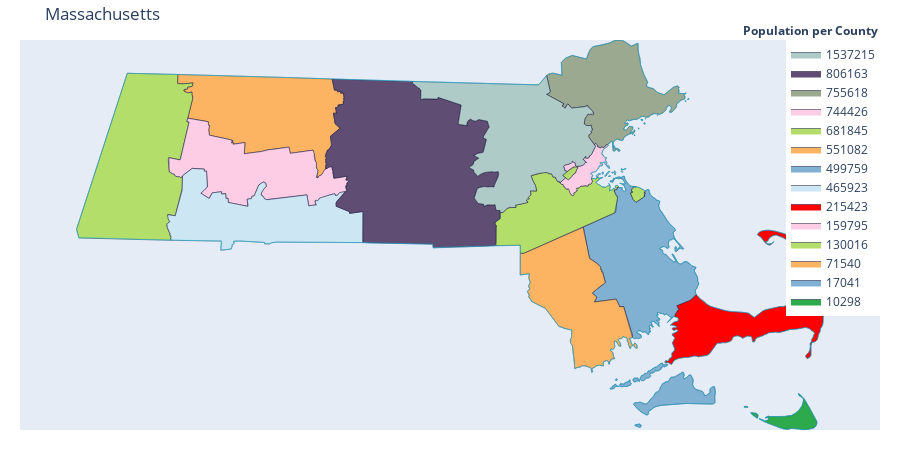

Source (notebook cell):
### Code cell
import plotly.figure_factory as ff
import pandas as pd

from plotly.offline import iplot

scope=['Massachusetts']
df=pd.read_csv('us population.csv')
df_new=df[df['STNAME'].isin(scope)]
values=df_new['TOT_POP'].tolist()
fips=df_new['FIPS'].tolist()

#you can also not give colorscale & still get result but in same color in different shades
colorscale = ["#2daa4b", "#80b1d3", "#fdb462", "#b3de69", "#fccde5", "#ff0000", "#cce6f4",
              "#80b1d3", "#fdb462", "#b3de69", "#fccde5", "#9ba991", "#604d74", "#afcbc7",
              "#80b1d3", "#fdb462", "#b3de69", "#fccde5", "#f0c800", "#387e75", "#fce7e7",
              "#8dd3c7", "#ffffb3", "#bebada", "#fb8072", "#00778b", "#1d2d43", "#460606",
              "#8dd3c7", "#ffffb3", "#bebada", "#fb8072", "#af3205", "#436e6f", "#f6a2a2",
              "#d9d9d9", "#bc80bd", "#ccebc5", "#ffed6f", "#5a3791", "#1d2d43", "#0068a0",
              "#d9d9d9", "#bc80bd", "#ccebc5", "#ffed6f", "#f6c4d2", "#675974", "#bb1212",
              "#d9d9d9", "#bc80bd", "#ccebc5", "#ffed6f", "#ffd03e", "#4f5573", "#327169",
              "#3697dd", "#8dd3c7", "#ffffb3", "#bebada", "#fb8072", "#ea1717", "#66b4de",]

fig=ff.create_choropleth(
    fips=fips,
    values=values,
    scope=scope,
    colorscale=colorscale,
    round_legend_values=True,
    simplify_county=0,
    simplify_state=0,
    county_outline={'color':'rgb(15,15,55)','width':0.5},
    state_outline={'width':0.5},
    legend_title='Population per County',
    title='Massachusetts'
    )

iplot(fig)

### Figure 1 — Plotly figure (JSON) as saved in the notebook; plotly's stock layout.template omitted (floating-point values rounded to 4 significant figures; data arrays with more than 128 entries replaced by an {"elided": "..."} marker saying what was removed)
{"data": [{"fill": "toself", "fillcolor": "#2daa4b", "hoverinfo": "none", "line": {"color": "rgb(15,15,55)", "width": 0.5}, "mode": "lines", "name": "10298", "type": "scatter", "x": {"elided": "162 float values"}, "y": {"elided": "162 float values"}}, {"fill": "toself", "fillcolor": "#80b1d3", "hoverinfo": "none", "line": {"color": "rgb(15,15,55)", "width": 0.5}, "mode": "lines", "name": "17041", "type": "scatter", "x": {"elided": "327 float values"}, "y": {"elided": "327 float values"}}, {"fill": "toself", "fillcolor": "#fdb462", "hoverinfo": "none", "line": {"color": "rgb(15,15,55)", "width": 0.5}, "mode": "lines", "name": "71540", "type": "scatter", "x": {"elided": "318 float values"}, "y": {"elided": "318 float values"}}, {"fill": "toself", "fillcolor": "#b3de69", "hoverinfo": "none", "line": {"color": "rgb(15,15,55)", "width": 0.5}, "mode": "lines", "name": "130016", "type": "scatter", "x": {"elided": "181 float values"}, "y": {"elided": "181 float values"}}, {"fill": "toself", "fillcolor": "#fccde5", "hoverinfo": "none", "line": {"color": "rgb(15,15,55)", "width": 0.5}, "mode": "lines", "name": "159795", "type": "scatter", "x": {"elided": "331 float values"}, "y": {"elided": "331 float values"}}, {"fill": "toself", "fillcolor": "#ff0000", "hoverinfo": "none", "line": {"color": "rgb(15,15,55)", "width": 0.5}, "mode": "lines", "name": "215423", "type": "scatter", "x": {"elided": "496 float values"}, "y": {"elided": "496 float values"}}, {"fill": "toself", "fillcolor": "#cce6f4", "hoverinfo": "none", "line": {"color": "rgb(15,15,55)", "width": 0.5}, "mode": "lines", "name": "465923", "type": "scatter", "x": {"elided": "255 float values"}, "y": {"elided": "255 float values"}}, {"fill": "toself", "fillcolor": "#80b1d3", "hoverinfo": "none", "line": {"color": "rgb(15,15,55)", "width": 0.5}, "mode": "lines", "name": "499759", "type": "scatter", "x": {"elided": "572 float values"}, "y": {"elided": "572 float values"}}, {"fill": "toself", "fillcolor": "#fdb462", "hoverinfo": "none", "line": {"color": "rgb(15,15,55)", "width": 0.5}, "mode": "lines", "name": "551082", "type": "scatter", "x": {"elided": "366 float values"}, "y": {"elided": "366 float values"}}, {"fill": "toself", "fillcolor": "#b3de69", "hoverinfo": "none", "line": {"color": "rgb(15,15,55)", "width": 0.5}, "mode": "lines", "name": "681845", "type": "scatter", "x": {"elided": "464 float values"}, "y": {"elided": "464 float values"}}, {"fill": "toself", "fillcolor": "#fccde5", "hoverinfo": "none", "line": {"color": "rgb(15,15,55)", "width": 0.5}, "mode": "lines", "name": "744426", "type": "scatter", "x": {"elided": "454 float values"}, "y": {"elided": "454 float values"}}, {"fill": "toself", "fillcolor": "#9ba991", "hoverinfo": "none", "line": {"color": "rgb(15,15,55)", "width": 0.5}, "mode": "lines", "name": "755618", "type": "scatter", "x": {"elided": "585 float values"}, "y": {"elided": "585 float values"}}, {"fill": "toself", "fillcolor": "#604d74", "hoverinfo": "none", "line": {"color": "rgb(15,15,55)", "width": 0.5}, "mode": "lines", "name": "806163", "type": "scatter", "x": {"elided": "415 float values"}, "y": {"elided": "415 float values"}}, {"fill": "toself", "fillcolor": "#afcbc7", "hoverinfo": "none", "line": {"color": "rgb(15,15,55)", "width": 0.5}, "mode": "lines", "name": "1537215", "type": "scatter", "x": {"elided": "498 float values"}, "y": {"elided": "498 float values"}}, {"hoverinfo": "text", "legendgroup": "centroids", "marker": {"color": "white", "opacity": 0}, "mode": "markers", "name": "US Counties", "selected": {"marker": {"color": "white", "opacity": 1, "size": 3}}, "showlegend": false, "text": ["County: Suffolk<br>State: Massachusetts<br>FIPS: 25025<br>Value: 744426", "County: Suffolk<br>State: Massachusetts<br>FIPS: 25025<br>Value: 744426", "County: Suffolk<br>State: Massachusetts<br>FIPS: 25025<br>Value: 744426", "County: Suffolk<br>State: Massachusetts<br>FIPS: 25025<br>Value: 744426", "County: Suffolk<br>State: Massachusetts<br>FIPS: 25025<br>Value: 744426", "County: Suffolk<br>State: Massachusetts<br>FIPS: 25025<br>Value: 744426", "County: Suffolk<br>State: Massachusetts<br>FIPS: 25025<br>Value: 744426", "County: Suffolk<br>State: Massachusetts<br>FIPS: 25025<br>Value: 744426", "County: Plymouth<br>State: Massachusetts<br>FIPS: 25023<br>Value: 499759", "County: Plymouth<br>State: Massachusetts<br>FIPS: 25023<br>Value: 499759", "County: Plymouth<br>State: Massachusetts<br>FIPS: 25023<br>Value: 499759", "County: Plymouth<br>State: Massachusetts<br>FIPS: 25023<br>Value: 499759", "County: Plymouth<br>State: Massachusetts<br>FIPS: 25023<br>Value: 499759", "County: Plymouth<br>State: Massachusetts<br>FIPS: 25023<br>Value: 499759", "County: Plymouth<br>State: Massachusetts<br>FIPS: 25023<br>Value: 499759", "County: Norfolk<br>State: Massachusetts<br>FIPS: 25021<br>Value: 681845", "County: Norfolk<br>State: Massachusetts<br>FIPS: 25021<br>Value: 681845", "County: Norfolk<br>State: Massachusetts<br>FIPS: 25021<br>Value: 681845", "County: Nantucket<br>State: Massachusetts<br>FIPS: 25019<br>Value: 10298", "County: Nantucket<br>State: Massachusetts<br>FIPS: 25019<br>Value: 10298", "County: Nantucket<br>State: Massachusetts<br>FIPS: 25019<br>Value: 10298", "County: Essex<br>State: Massachusetts<br>FIPS: 25009<br>Value: 755618", "County: Essex<br>State: Massachusetts<br>FIPS: 25009<br>Value: 755618", "County: Essex<br>State: Massachusetts<br>FIPS: 25009<br>Value: 755618", "County: Essex<br>State: Massachusetts<br>FIPS: 25009<br>Value: 755618", "County: Essex<br>State: Massachusetts<br>FIPS: 25009<br>Value: 755618", "County: Essex<br>State: Massachusetts<br>FIPS: 25009<br>Value: 755618", "County: Essex<br>State: Massachusetts<br>FIPS: 25009<br>Value: 755618", "County: Essex<br>State: Massachusetts<br>FIPS: 25009<br>Value: 755618", "County: Essex<br>State: Massachusetts<br>FIPS: 25009<br>Value: 755618", "County: Essex<br>State: Massachusetts<br>FIPS: 25009<br>Value: 755618", "County: Dukes<br>State: Massachusetts<br>FIPS: 25007<br>Value: 17041", "County: Dukes<br>State: Massachusetts<br>FIPS: 25007<br>Value: 17041", "County: Dukes<br>State: Massachusetts<br>FIPS: 25007<br>Value: 17041", "County: Dukes<br>State: Massachusetts<br>FIPS: 25007<br>Value: 17041", "County: Dukes<br>State: Massachusetts<br>FIPS: 25007<br>Value: 17041", "County: Dukes<br>State: Massachusetts<br>FIPS: 25007<br>Value: 17041", "County: Dukes<br>State: Massachusetts<br>FIPS: 25007<br>Value: 17041", "County: Bristol<br>State: Massachusetts<br>FIPS: 25005<br>Value: 551082", "County: Bristol<br>State: Massachusetts<br>FIPS: 25005<br>Value: 551082", "County: Barnstable<br>State: Massachusetts<br>FIPS: 25001<br>Value: 215423", "County: Berkshire<br>State: Massachusetts<br>FIPS: 25003<br>Value: 130016", "County: Franklin<br>State: Massachusetts<br>FIPS: 25011<br>Value: 71540", "County: Hampden<br>State: Massachusetts<br>FIPS: 25013<br>Value: 465923", "County: Hampshire<br>State: Massachusetts<br>FIPS: 25015<br>Value: 159795", "County: Middlesex<br>State: Massachusetts<br>FIPS: 25017<br>Value: 1537215", "County: Worcester<br>State: Massachusetts<br>FIPS: 25027<br>Value: 806163"], "type": "scatter", "unselected": {"marker": {"opacity": 0}}, "x": [[-70.93], [-70.93], [-70.94], [-70.95], [-70.96], [-70.99], [-71.01], [-71.07], [-70.88], [-70.89], [-70.89], [-70.9], [-70.9], [-70.94], [-70.81], [-70.82], [-71.14], [-71.22], [-70.06], [-70.26], [-70.3], [-70.58], [-70.59], [-70.59], [-70.72], [-70.78], [-70.79], [-70.8], [-70.81], [-70.83], [-70.95], [-70.75], [-70.82], [-70.63], [-70.83], [-70.87], [-70.92], [-70.93], [-70.83], [-71.11], -70.29, -73.21, -72.59, -72.63, -72.66, -71.39, -71.91], "y": [[42.32], [42.33], [42.33], [42.31], [42.32], [42.32], [42.31], [42.33], [42.34], [42.34], [42.33], [42.34], [42.33], [42.29], [41.95], [42.24], [42.32], [42.16], [41.28], [41.3], [41.34], [42.64], [42.63], [42.66], [42.57], [42.55], [42.53], [42.55], [42.51], [42.48], [42.67], [41.48], [41.26], [41.39], [41.45], [41.43], [41.45], [41.42], [41.59], [41.8], 41.72, 42.37, 42.58, 42.14, 42.34, 42.49, 42.35]}, {"hoverinfo": "text", "legendgroup": "States", "line": {"width": 0.5}, "mode": "lines", "showlegend": false, "type": "scatter", "x": {"elided": "2610 float values"}, "y": {"elided": "2610 float values"}}], "layout": {"annotations": [{"showarrow": false, "text": "<b>Population per County</b>", "x": 1, "xanchor": "right", "xref": "paper", "y": 1.05, "yref": "paper"}], "dragmode": "select", "height": 450, "hovermode": "closest", "legend": {"traceorder": "reversed", "x": 1, "xanchor": "right", "y": 1, "yanchor": "top"}, "margin": {"b": 20, "l": 20, "r": 20, "t": 40}, "title": {"text": "Massachusetts"}, "width": 900, "xaxis": {"autorange": false, "fixedrange": true, "range": [-73.78, -69.66], "showgrid": false, "showticklabels": false, "zeroline": false}, "yaxis": {"autorange": false, "fixedrange": true, "range": [41.24, 42.89], "showgrid": false, "showticklabels": false, "zeroline": false}}}
